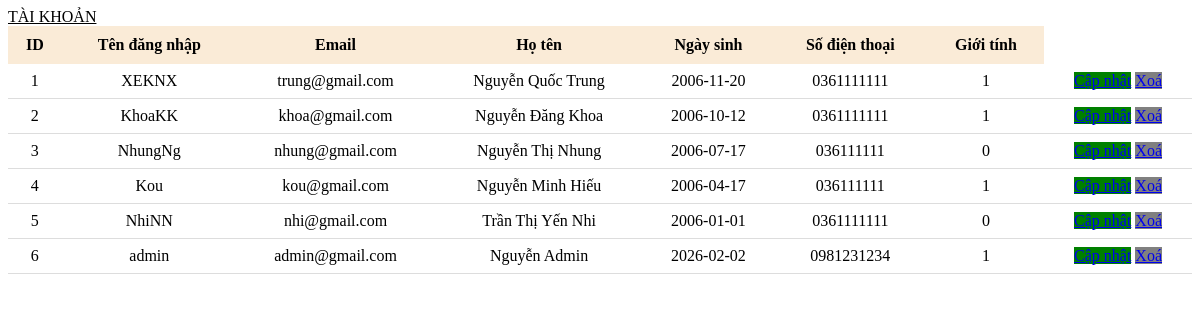
The app's page /taikhoan.php, older data.
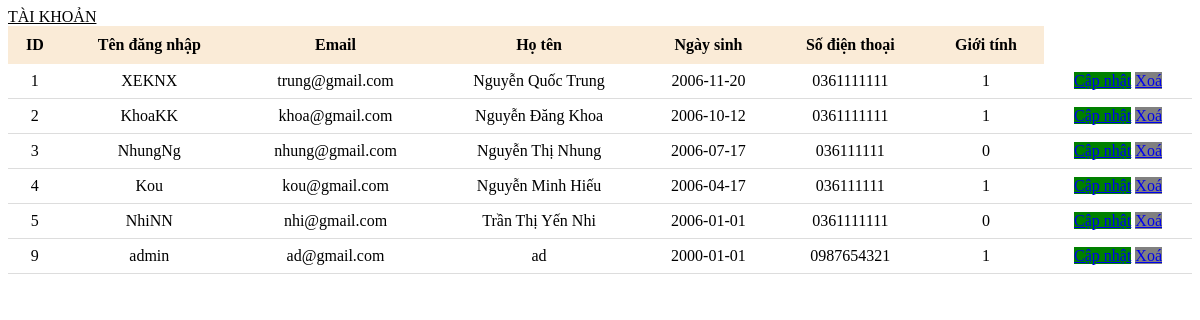
The same page, newer data.
### tables this page shows
CREATE TABLE `nguoi_dung` (
  `id` int NOT NULL,
  `ten_dang_nhap` varchar(30) NOT NULL,
  `mat_khau` varchar(30) NOT NULL,
  `email` varchar(30) NOT NULL,
  `ho_ten` varchar(50) NOT NULL,
  `ngay_sinh` date NOT NULL,
  `so_dien_thoai` varchar(10) NOT NULL,
  `gioi_tinh` tinyint(1) NOT NULL
);

### taikhoan.php (the view, shortened to what this page needs)
<!DOCTYPE html>
<html lang="en">
<head>
</head>
<body>
    <a style="color: black;" href="index.php?page_layout=themtaikhoan">TÀI KHOẢN</a>
    <?php
    include 'connect.php';
    $sql = "select * from nguoi_dung";
    $result = mysqli_query($conn, $sql);
    ?>
    <table>
        <tr>
            <th>ID</th>
            <th>Tên đăng nhập</th>
            <th>Email</th>
            <th>Họ tên</th>
            <th>Ngày sinh</th>
            <th>Số điện thoại</th>
            <th>Giới tính</th>
        </tr>
        <?php
        while ($row = mysqli_fetch_array($result)) {
        ?>
            <tr>
                <td><?php echo $row['id'] ?></td>
                <td><?php echo $row['ten_dang_nhap'] ?></td>
                <td><?php echo $row['email'] ?></td>
                <td><?php echo $row['ho_ten'] ?></td>
                <td><?php echo $row['ngay_sinh'] ?></td>
                <td><?php echo $row['so_dien_thoai'] ?></td>
                <td><?php echo $row['gioi_tinh'] ?></td>
                <td>
                    <a href="index.php?page_layout=capnhattaikhoan&id=<?php echo $row['id']?>" class="capnhat" >Cập nhật</a>
                    <a href="xoataikhoan.php?id=<?php echo $row['id']?>" class="xoa">Xoá</a>
                </td>
            </tr>
        <?php
        }
        ?>
    </table>
</body>
</html>

### taikhoan.php (style rules this page uses)
table { width: 100%; border-collapse: collapse; background: white; }
th { background-color: antiquewhite; padding: 10px; }
td { padding: 8px; text-align: center; border-bottom: 1px solid #ddd; }
.capnhat { background-color: green; }
.xoa { background-color: gray; }

Row changes from the older to the newer data that the page shows:
removed nguoi_dung: id "6", ten_dang_nhap "admin", email "admin@gmail.com", ho_ten "Nguyễn Admin", ngay_sinh "2026-02-02", so_dien_thoai "0981231234", gioi_tinh "1"
added nguoi_dung: id "9", ten_dang_nhap "admin", email "ad@gmail.com", ho_ten "ad", ngay_sinh "2000-01-01", so_dien_thoai "0987654321", gioi_tinh "1"
